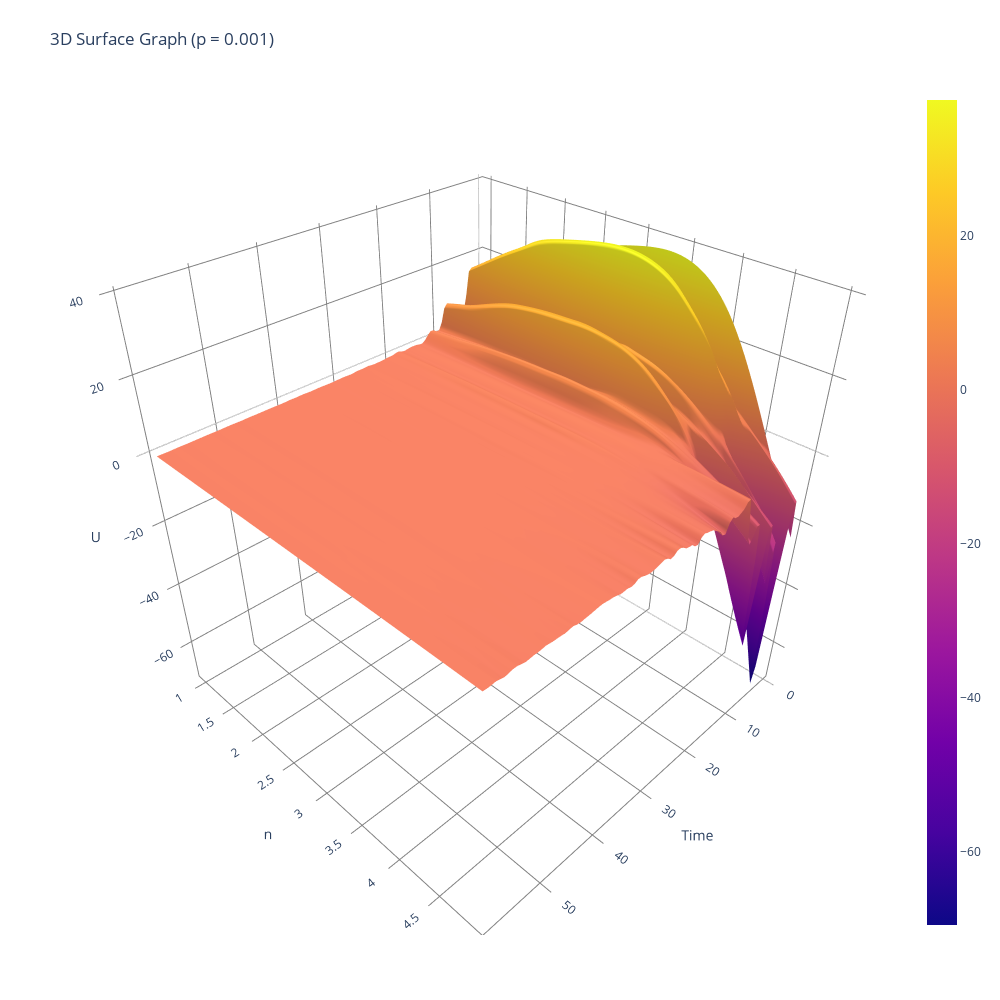

Here is the notebook cell this chart was saved with:
### Code cell
import plotly.graph_objects as go
import plotly.express as px
import pandas as pd
import plotly.io as pio
import numpy as np
from scipy.interpolate import griddata

r, p = 0.01, 0.001
ns = 5

df = pd.read_csv('CNN_time_threshold_analysis_results.csv')
# Filter the DataFrame to only include rows where `threshold` is equal to 0.5
df = df[df['Threshold'] == 0.5]
# df = df[df['Time'] < 20]

# Replicate the DataFrame 10 times
df = pd.concat([df] * ns, ignore_index=True).sort_values(by='Time')

# Add a new column `n` with values ranging from 1 to 10
df['n'] = np.tile(np.arange(1, ns+1), len(df) // ns)

# Calculate `U` using the formula `U = (TN + FN) * n * 0.01 - FN * 0.005 * e^n`
df['U'] = (df['TN'] + df['FN']) * df['n'] * r - df['FN'] * p * np.exp(df['n'])

# Print the first 5 rows of the dataframe
# print(df.head().to_markdown(index=False, numalign="left", stralign="left"))

x_range = np.linspace(df["Time"].min(), df["Time"].max(), 100)
y_range = np.linspace(df["n"].min(), df["n"].max(), 100)
x_mesh, y_mesh = np.meshgrid(x_range, y_range)


z_mesh = griddata((df["Time"], df["n"]), df["U"], (x_mesh, y_mesh), method='cubic')
fig2 = go.Figure(data=[go.Surface(x=x_mesh, y=y_mesh, z=z_mesh)])

ax_style = dict(showbackground =True,
                backgroundcolor="rgba(0, 0, 0, 0)", 
                gridcolor="gray")

#fig = go.Figure(data=[go.Surface(x=df["Time"], y=df["n"], z=df["U"])])
fig2.update_layout(title=dict(text='3D Surface Graph (p = 0.001)'), autosize=True,
                  width=1000, height=1000,
                  margin=dict(l=65, r=50, b=65, t=90)),
fig2.update_scenes(xaxis_title_text="Time",
                  yaxis_title_text="n",
                  zaxis_title_text="U",
                  xaxis=ax_style, 
                  yaxis=ax_style, 
                  zaxis=ax_style,)
fig2.show()

### Figure 1 — Plotly figure (JSON) as saved in the notebook; plotly's stock layout.template omitted (floating-point values rounded to 4 significant figures; data arrays with more than 128 entries replaced by an {"elided": "..."} marker saying what was removed)
{"data": [{"type": "surface", "x": {"elided": "100x100 float values"}, "y": {"elided": "100x100 float values"}, "z": {"elided": "100x100 float values"}}], "layout": {"autosize": true, "height": 1000, "margin": {"b": 65, "l": 65, "r": 50, "t": 90}, "scene": {"xaxis": {"backgroundcolor": "rgba(0, 0, 0, 0)", "gridcolor": "gray", "showbackground": true, "title": {"text": "Time"}}, "yaxis": {"backgroundcolor": "rgba(0, 0, 0, 0)", "gridcolor": "gray", "showbackground": true, "title": {"text": "n"}}, "zaxis": {"backgroundcolor": "rgba(0, 0, 0, 0)", "gridcolor": "gray", "showbackground": true, "title": {"text": "U"}}}, "title": {"text": "3D Surface Graph (p = 0.001)"}, "width": 1000}}
